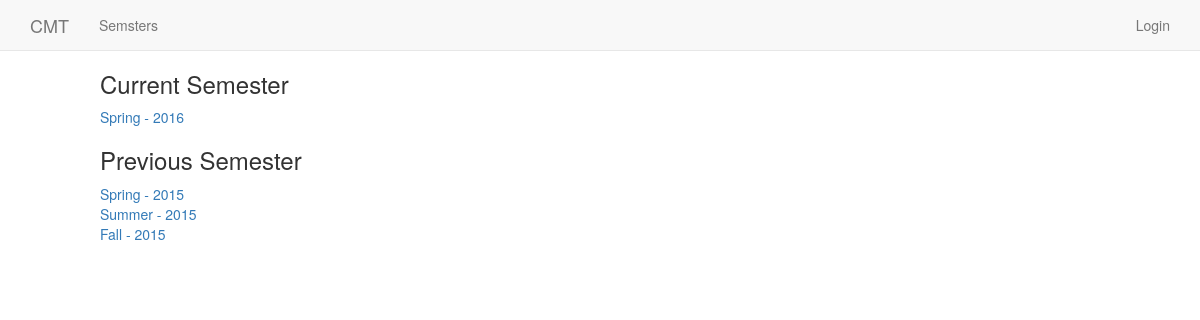
The app's page /semester/ with its own data.
### courses/models.py (models this page shows, shortened)
class Semester(models.Model):
    section = models.CharField(max_length=20)
    year = models.IntegerField(default=19)
    slug = models.SlugField(default='abc', unique=True)
    active = models.BooleanField(default=False, blank=True)
    def __unicode__(self):
        return "%s - %s" % (self.section, self.year)
    def get_absolute_url(self):
        return reverse('semester_detail', kwargs={"semester_slug": self.slug})

### courses/views.py (the view)
# urls.py: url(r'^semester/$', courses_views.semester_list, name='semester_list'),
def semester_list(request):
    queryset = Semester.objects.all()
    context = {
        'queryset': queryset,
    }
    return render(request, 'courses/semester_list.html', context)

### templates/courses/semester_list.html
{% extends 'base.html' %}
{% block content %}
<div class="col-md-offset-1">
    <h3>Current Semester</h3>
    {% for semester in queryset %}
    {% if semester.active %}
    <a href="{{ semester.get_absolute_url }}">{{ semester }}</a> <br/>
    {% endif %}
    {% endfor %}
    <h3>Previous Semester</h3>
    {% for semester in queryset %}
    {% if not semester.active %}
    <a href="{{ semester.get_absolute_url }}">{{ semester }}</a> <br/>
    {% endif %}
    {% endfor %}
</div>
{% endblock %}

### templates/base.html (style rules this page uses)
body { min-height: 100%; min-width: 100%; }

### records on screen
Semester: section+year "Spring - 2016"
Semester: section+year "Spring - 2015"
Semester: section+year "Summer - 2015"
Semester: section+year "Fall - 2015"
